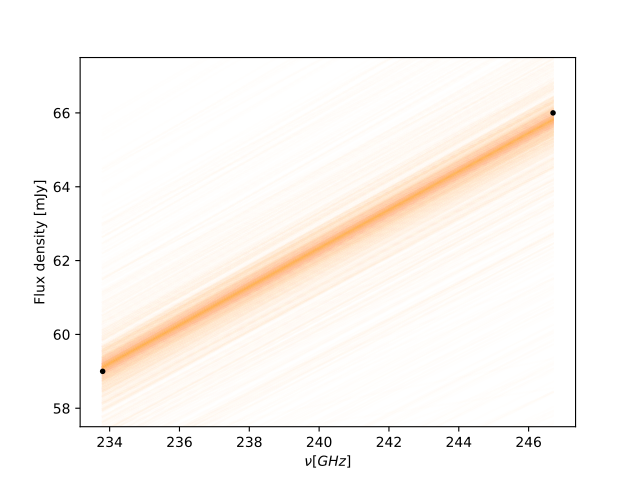

The script that saved this image:
import numpy as np
from matplotlib import pyplot as plt
import emcee
import corner
import sys
sys.path.insert(0,'../../')
from X22_model.disk_model import *
from radmc.setup import *
from multiprocessing import Pool
import time 
from datetime import datetime
import shutil
import h5py

reader = emcee.backends.HDFBackend("progress.h5")


fig, axes = plt.subplots(3, figsize=(10, 10), sharex=True)
samples = reader.get_chain()
label = [r'log($a_{max}$)',r'$M_{*}$', r'log($\dot{M}$)']
for i in range(len(label)):
    ax = axes[i]
    ax.plot(samples[:, :, i], "k", alpha=0.3)
    ax.set_xlim(0, len(samples))
    ax.set_ylabel(label[i])
    ax.yaxis.set_label_coords(-0.1, 0.5)
# plt.show()
plt.savefig('chain_step.pdf', transparent = True)
plt.close()

# flat_samples = reader.get_chain(flat=True, discard=100)

flat_samples = reader.get_chain(flat=True, discard=4000)
# flat_samples = reader.get_chain(flat=True, discard=100)
chains = reader.get_chain(discard=4000, flat=False)
n_steps, n_walkers, n_params = chains.shape

# Calculate acceptance fractions manually
# Count accepted steps for each walker
acceptance_fractions = np.mean(
    np.diff(reader.get_log_prob(discard=4000, flat=False), axis=0) != 0, axis=0
)

# Define a threshold for stuck walkers
threshold = 0.1
valid_walkers = np.where(acceptance_fractions > threshold)[0]

# Filter the chains to exclude stuck walkers
filtered_chains = chains[:, valid_walkers, :]

# Flatten the filtered chains
flat_samples = filtered_chains.reshape(-1, n_params)[::]

fig = corner.corner(
    flat_samples[::], labels=label,
    show_titles=True, plot_datapoints=True, quantiles=[0.16, 0.5, 0.84])
fig.savefig('posterior.pdf', transparent=True)
plt.close()



observed_Freq = np.array([
                        # 95.0,
                        233.8,
                        246.7
                        ])
observed_Flux = np.array([
                        # 7.6,
                        59, 
                        66
                        ])
err           = np.array([
                        # 0.022,
                        0.029,
                        0.040
                        ])

model = np.load('record.npz')
nu = model['nu'][1000::2]
fnu = model['fnu'][1000::2]


for i in range(len(nu)):

    plt.plot(nu[i], fnu[i], "C1", alpha=0.01)
plt.errorbar(observed_Freq, observed_Flux, yerr=err, fmt=".k", capsize=0)
plt.xlabel('$\\nu [GHz]$')
plt.ylabel('Flux density [mJy]')
plt.ylim((57.5, 67.5))
plt.savefig('plot.pdf', transparent=True)
plt.close()
